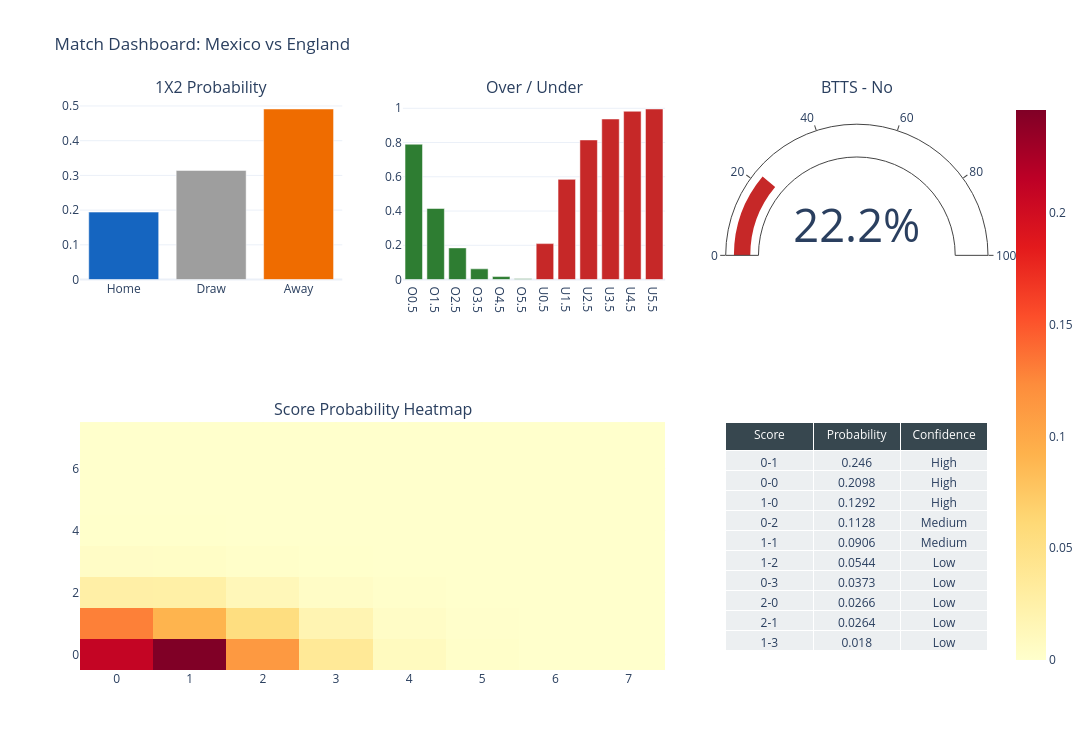

This figure's notebook cell:
### Code cell
mexico_vs_england_dashboard = create_match_dashboard('Mexico', 'England')
mexico_vs_england_dashboard.show()

### Figure 1 — Plotly figure (JSON) as saved in the notebook; plotly's stock layout.template omitted (floating-point values rounded to 4 significant figures)
{"data": [{"marker": {"color": ["#1565C0", "#9E9E9E", "#EF6C00"]}, "showlegend": false, "type": "bar", "x": ["Home", "Draw", "Away"], "xaxis": "x", "y": [0.1944, 0.3143, 0.4913], "yaxis": "y"}, {"marker": {"color": "#2E7D32"}, "name": "Over", "type": "bar", "x": ["O0.5", "O1.5", "O2.5", "O3.5", "O4.5", "O5.5"], "xaxis": "x2", "y": [0.7902, 0.4149, 0.1849, 0.06255, 0.01742, 0.004105], "yaxis": "y2"}, {"marker": {"color": "#C62828"}, "name": "Under", "type": "bar", "x": ["U0.5", "U1.5", "U2.5", "U3.5", "U4.5", "U5.5"], "xaxis": "x2", "y": [0.2098, 0.5851, 0.8151, 0.9374, 0.9826, 0.9959], "yaxis": "y2"}, {"domain": {"x": [0.7111, 1], "y": [0.685, 1]}, "gauge": {"axis": {"range": [0, 100]}, "bar": {"color": "#C62828"}}, "mode": "gauge+number", "number": {"suffix": "%"}, "type": "indicator", "value": 22.19}, {"colorscale": [[0, "rgb(255,255,204)"], [0.125, "rgb(255,237,160)"], [0.25, "rgb(254,217,118)"], [0.375, "rgb(254,178,76)"], [0.5, "rgb(253,141,60)"], [0.625, "rgb(252,78,42)"], [0.75, "rgb(227,26,28)"], [0.875, "rgb(189,0,38)"], [1, "rgb(128,0,38)"]], "hovertemplate": "Home %{y} - Away %{x}<br>P=%{z:.4f}<extra></extra>", "showscale": true, "type": "heatmap", "x": [0, 1, 2, 3, 4, 5, 6, 7], "xaxis": "x3", "y": [0, 1, 2, 3, 4, 5, 6, 7], "yaxis": "y3", "z": [[0.2098, 0.246, 0.1128, 0.03732, 0.009264, 0.00184, 0.0003044, 4.318e-05], [0.1292, 0.09062, 0.05438, 0.018, 0.004467, 0.0008871, 0.0001468, 2.082e-05], [0.0266, 0.02641, 0.01311, 0.004339, 0.001077, 0.0002139, 3.54e-05, 5.021e-06], [0.004275, 0.004245, 0.002107, 0.0006975, 0.0001731, 3.438e-05, 5.69e-06, 8.071e-07], [0.0005154, 0.0005118, 0.0002541, 8.409e-05, 2.087e-05, 4.145e-06, 6.86e-07, 9.73e-08], [4.971e-05, 4.936e-05, 2.45e-05, 8.11e-06, 2.013e-06, 3.998e-07, 6.616e-08, 9.384e-09], [3.995e-06, 3.967e-06, 1.969e-06, 6.518e-07, 1.618e-07, 3.213e-08, 5.317e-09, 7.542e-10], [2.752e-07, 2.733e-07, 1.357e-07, 4.49e-08, 1.115e-08, 2.214e-09, 3.663e-10, 5.196e-11]]}, {"cells": {"fill": {"color": "#ECEFF1"}, "values": [["0-1", "0-0", "1-0", "0-2", "1-1", "1-2", "0-3", "2-0", "2-1", "1-3"], [0.246, 0.2098, 0.1292, 0.1128, 0.0906, 0.0544, 0.0373, 0.0266, 0.0264, 0.018], ["High", "High", "High", "Medium", "Medium", "Low", "Low", "Low", "Low", "Low"]]}, "domain": {"x": [0.7111, 1], "y": [0, 0.435]}, "header": {"fill": {"color": "#37474F"}, "font": {"color": "white"}, "values": ["Score", "Probability", "Confidence"]}, "type": "table"}], "layout": {"annotations": [{"font": {"size": 16}, "showarrow": false, "text": "1X2 Probability", "x": 0.1444, "xanchor": "center", "xref": "paper", "y": 1, "yanchor": "bottom", "yref": "paper"}, {"font": {"size": 16}, "showarrow": false, "text": "Over / Under", "x": 0.5, "xanchor": "center", "xref": "paper", "y": 1, "yanchor": "bottom", "yref": "paper"}, {"font": {"size": 16}, "showarrow": false, "text": "BTTS - No", "x": 0.8556, "xanchor": "center", "xref": "paper", "y": 1, "yanchor": "bottom", "yref": "paper"}, {"font": {"size": 16}, "showarrow": false, "text": "Score Probability Heatmap", "x": 0.3222, "xanchor": "center", "xref": "paper", "y": 0.435, "yanchor": "bottom", "yref": "paper"}], "height": 750, "showlegend": false, "title": {"text": "Match Dashboard: Mexico vs England"}, "width": 1150, "xaxis": {"anchor": "y", "domain": [0, 0.2889]}, "xaxis2": {"anchor": "y2", "domain": [0.3556, 0.6444]}, "xaxis3": {"anchor": "y3", "domain": [0, 0.6444]}, "yaxis": {"anchor": "x", "domain": [0.685, 1]}, "yaxis2": {"anchor": "x2", "domain": [0.685, 1]}, "yaxis3": {"anchor": "x3", "domain": [0, 0.435]}}}
